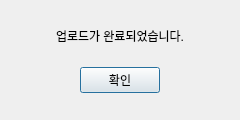
<?xml version="1.0" encoding="UTF-8"?>
<ui version="4.0">
 <class>Dialog</class>
 <widget class="QDialog" name="Dialog">
  <property name="geometry">
   <rect>
    <x>0</x>
    <y>0</y>
    <width>240</width>
    <height>120</height>
   </rect>
  </property>
  <property name="windowTitle">
   <string>Dialog</string>
  </property>
  <layout class="QGridLayout" name="gridLayout">
   <item row="0" column="0">
    <layout class="QVBoxLayout" name="verticalLayout">
     <item>
      <spacer name="verticalSpacer_2">
       <property name="orientation">
        <enum>Qt::Vertical</enum>
       </property>
       <property name="sizeHint" stdset="0">
        <size>
         <width>20</width>
         <height>40</height>
        </size>
       </property>
      </spacer>
     </item>
     <item>
      <widget class="QLabel" name="label">
       <property name="text">
        <string>업로드가 완료되었습니다.</string>
       </property>
       <property name="alignment">
        <set>Qt::AlignCenter</set>
       </property>
      </widget>
     </item>
     <item>
      <spacer name="verticalSpacer_3">
       <property name="orientation">
        <enum>Qt::Vertical</enum>
       </property>
       <property name="sizeHint" stdset="0">
        <size>
         <width>20</width>
         <height>40</height>
        </size>
       </property>
      </spacer>
     </item>
     <item>
      <layout class="QHBoxLayout" name="horizontalLayout">
       <item>
        <widget class="QPushButton" name="pushButton">
         <property name="sizePolicy">
          <sizepolicy hsizetype="Fixed" vsizetype="Fixed">
           <horstretch>0</horstretch>
           <verstretch>0</verstretch>
          </sizepolicy>
         </property>
         <property name="layoutDirection">
          <enum>Qt::LeftToRight</enum>
         </property>
         <property name="text">
          <string>확인</string>
         </property>
        </widget>
       </item>
      </layout>
     </item>
     <item>
      <spacer name="verticalSpacer">
       <property name="orientation">
        <enum>Qt::Vertical</enum>
       </property>
       <property name="sizeHint" stdset="0">
        <size>
         <width>20</width>
         <height>40</height>
        </size>
       </property>
      </spacer>
     </item>
    </layout>
   </item>
  </layout>
 </widget>
 <resources/>
 <connections/>
</ui>
